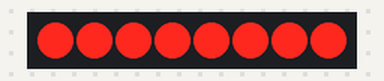
The sketch below on a simulated ESP8266 (NodeMCU). Shown: 8 shift-register outputs drawn as a row of LEDs (first output left, lit = HIGH). Wiring (inferred from the names in the program): shift register (74HC595): data D2; shift clock D0; latch D1. Wiring (inferred from the signals the program sends): row of LEDs: on Q0, Q1, Q2, Q3, Q4, Q5, Q6, Q7.

Above: at 2.1 s.
At 4.7 s:
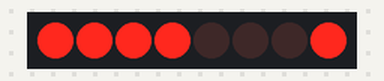
At 7.9 s:
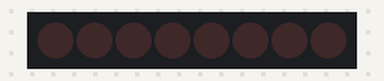
Timing chart, 0 to 11.0 s (numbered marks = the images above):
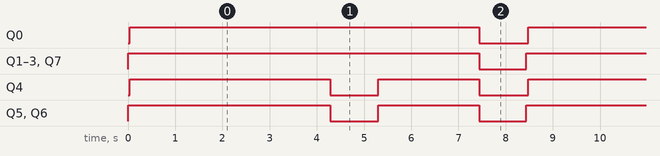

The sketch:

Disp_Team.ino
```cpp
//Program to display ARDU_PI letter by letter

#define latchPin D1
#define clockPin D0
#define dataPin D2

byte leds = 0;
//Array to define sequence for column multiplexing
byte countdown[8][4] = { { B01110111, B10111010, B11010111, B11100000 },
                         { B01110101, B10111010, B11011111, B11100000 },
                         { B01110110, B10111001, B11011111, B11100000 },
                         { B01111110, B10110001, B11011110, B11100000 },
                         { B01110001, B10110001, B11010001, B11100000 },
                         { B01110100, B10111010, B11011111, B11100000 },
                         { B01111001, B10111111, B11011001, B11100000 },
                         { B00000000, B00000000, B00000000, B00000000 } };
int j = 0;

void setup() {
  pinMode(latchPin, OUTPUT);
  pinMode(dataPin, OUTPUT);
  pinMode(clockPin, OUTPUT);
}

void loop() {
  //Loop through each column
  for (int i = 0; i < 4; i++) {
    leds = countdown[j / 500][i];
    updateShiftRegister();
    delay(2);
    j = j + 1;
    //If all letters are printed, restart from first letter
    if (j / 500 == 8)
      j = 0;
  }
}

//Function to update shift register values
void updateShiftRegister() {
  digitalWrite(latchPin, LOW);
  shiftOut(dataPin, clockPin, LSBFIRST, leds);
  digitalWrite(latchPin, HIGH);
}
```

Measured:
- by itself, Q0: alternates HIGH for 7.4 s and LOW for 1.0 s
- by itself, Q1–3, Q7: alternates HIGH for 7.4 s and LOW for 0.99 s
- by itself, Q4: repeats every 8.4 s: LOW 1.0 s, HIGH 2.1 s, LOW 1.0 s, HIGH 4.2 s
- by itself, Q5, Q6: repeats every 8.4 s: LOW 1.0 s, HIGH 2.1 s, LOW 1.0 s, HIGH 4.3 s
